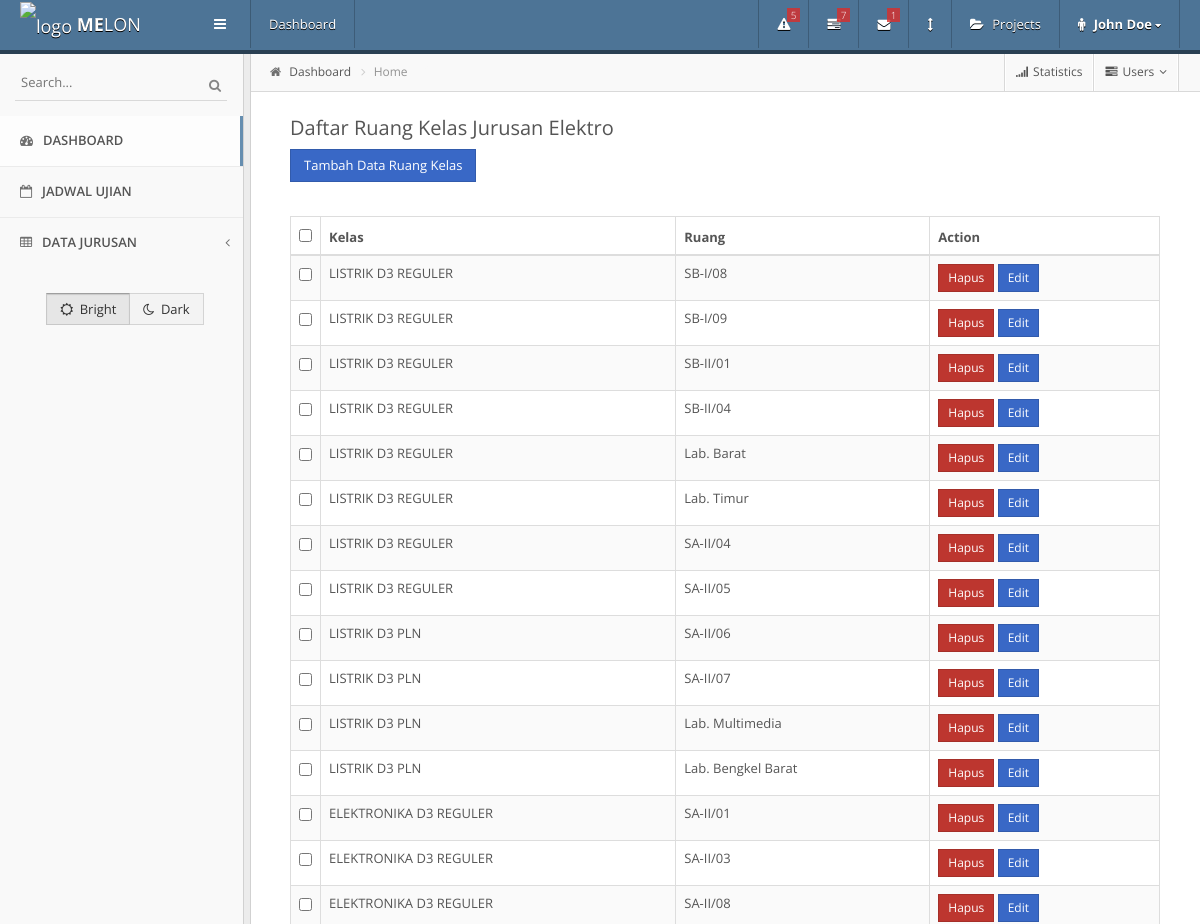
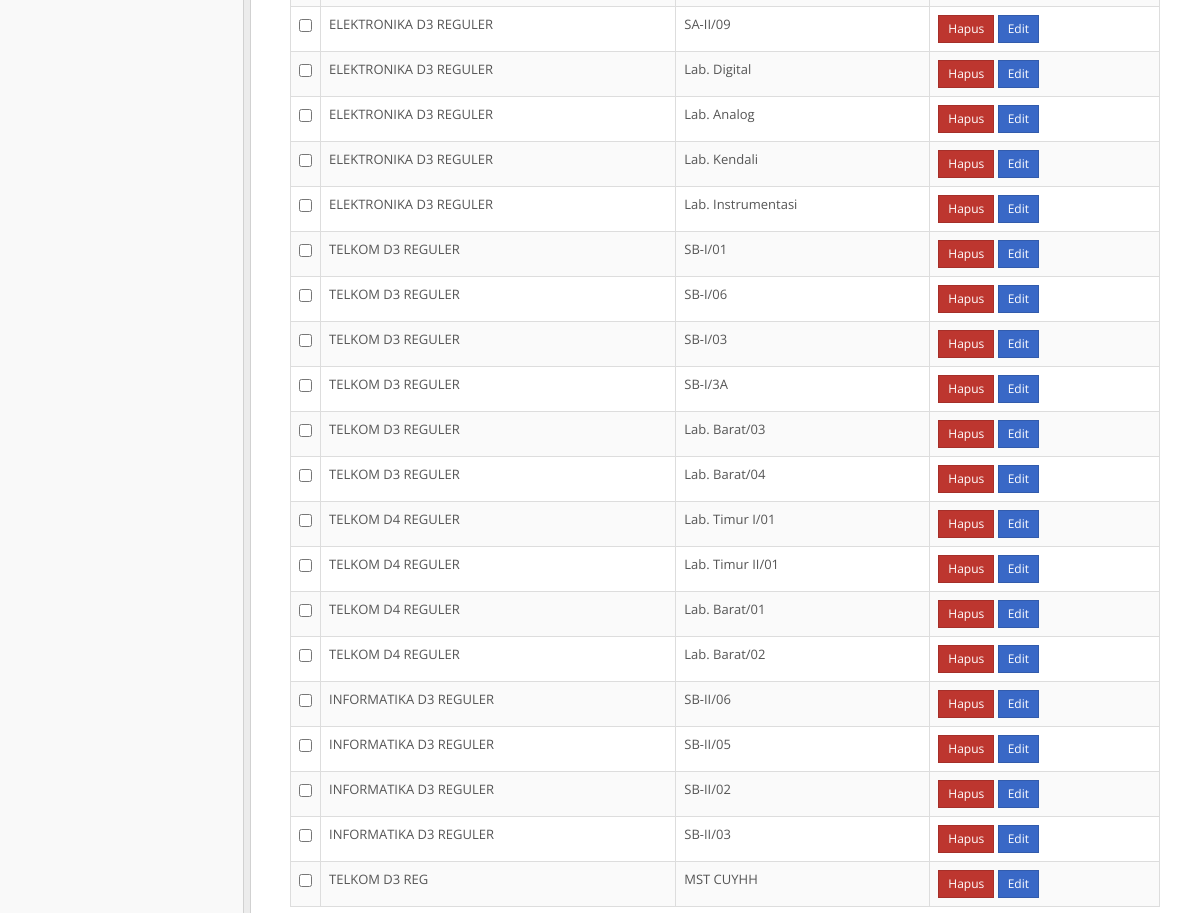
Screenshot of /index.php/ruangkelas with the database file from the repository (2 pictures, top to bottom).
### tables this page shows
CREATE TABLE `daftar_ruangkls` (
  `no` int(3) NOT NULL,
  `kelas` varchar(22) DEFAULT NULL,
  `ruang` varchar(30) DEFAULT NULL
);

### application/controllers/RuangKelas.php (called while the page is built, shortened)
<?php
class RuangKelas extends CI_Controller
{
    public function __construct()
    {
        $this->load->library('form_validation');
        $this->load->model('RuangKelas_model');
    }
    public function index()
    {
        $this->load->model('RuangKelas_model');
        $data['judul'] = 'Daftar Ruang Kelas Kuliah';
        $data['ruangkelas'] = $this->RuangKelas_model->getAllRuangKelas();
        $this->load->view('templates/header', $data);
        $this->load->view('ruangkelas/index', $data);
        $this->load->view('templates/footer');
    }
}
?>

### index.php (called while the page is built, shortened)
<?php
require_once BASEPATH.'core/CodeIgniter.php';

### application/models/RuangKelas_model.php (called while the page is built, shortened)
<?php
    class RuangKelas_model extends CI_Model
    {
        public function getAllRuangKelas()
        {
            $query = $this->db->get('daftar_ruangkls');
            return $query->result_array();
        }
    }
?>

### application/views/ruangkelas/index.php (the view, shortened to what this page needs)
<div class="container">
    <div class="page-header">
			<div class="page-title">
				<h3>Daftar Ruang Kelas Jurusan Elektro  </h3>
            <a href="<?=base_url();?>ruangkelas/tambah" class="btn btn-primary"> Tambah Data Ruang Kelas </a>
			</div>
    </div>
    <div class="row">
		<div class="col-md-12">
			<div class="widget-content">
				<table class="table table-striped table-bordered table-hover table-checkable datatable">
					<thead>
						<tr>
							<th class="checkbox-column">
								<input type="checkbox" class="uniform">
							</th>
							<th>Kelas</th>
							<th>Ruang</th>
							<th>Action</th>
						</tr>
					</thead>
					<tbody>
					<?php foreach($ruangkelas as $rkls) : ?>
						<tr>
							<td class="checkbox-column">
								<input type="checkbox" class="uniform">
							</td>
							<td><?= $rkls['kelas'];?> </td>
							<td><?= $rkls['ruang'];?> </td>
							<td>
							<a href="<?=base_url();?>ruangkelas/hapus/<?=$rkls['no'];?>" class="btn btn-sm btn-danger" onclick="return confirm('yaqin?'); ">Hapus</a>
							<a href="<?=base_url();?>ruangkelas/edit/<?=$rkls['no'];?>" class="btn btn-sm btn-primary">Edit</a>
							</td>
						</tr>
					<?php endforeach; ?>
					</tbody>
				</table>
			</div>
		</div>
	</div>
</div>

### application/views/templates/header.php (shortened to what this page needs)
<!DOCTYPE html>
<html lang="en">
<head>
	<link href="<?= base_url()?>templates/bootstrap/css/bootstrap.min.css" rel="stylesheet" type="text/css" />
	<link href="<?= base_url()?>templates/assets/css/main.css" rel="stylesheet" type="text/css" />
	<link href="<?= base_url()?>templates/assets/css/plugins.css" rel="stylesheet" type="text/css" />
	<link href="<?= base_url()?>templates/assets/css/responsive.css" rel="stylesheet" type="text/css" />
	<link href="<?= base_url()?>templates/assets/css/icons.css" rel="stylesheet" type="text/css" />
	<link rel="stylesheet" href="<?= base_url()?>templates/assets/css/fontawesome/font-awesome.min.css">
</head>
<body>
	<header class="header navbar navbar-fixed-top" role="banner">
		<div class="container">
			<a class="navbar-brand" href="<?= base_url()?>">
				<img src="<?= base_url()?>templates/assets/img/logo.png" alt="logo" />
				<strong>ME</strong>LON
			</a>
			<a href="#" class="toggle-sidebar bs-tooltip" data-placement="bottom" data-original-title="Toggle navigation">
				<i class="icon-reorder"></i>
			</a>
			<ul class="nav navbar-nav navbar-left hidden-xs hidden-sm">
				<li>
					<a href="<?= base_url()?>">
						Dashboard
					</a>
				</li>
			</ul>
			<ul class="nav navbar-nav navbar-right">
				<li class="dropdown">
					<a href="#" class="dropdown-toggle" data-toggle="dropdown">
						<i class="icon-warning-sign"></i>
						<span class="badge">5</span>
					</a>
				</li>
				<li class="dropdown hidden-xs hidden-sm">
					<a href="#" class="dropdown-toggle" data-toggle="dropdown">
						<i class="icon-tasks"></i>
						<span class="badge">7</span>
					</a>
				</li>
				<li class="dropdown hidden-xs hidden-sm">
					<a href="#" class="dropdown-toggle" data-toggle="dropdown">
						<i class="icon-envelope"></i>
						<span class="badge">1</span>
					</a>
				</li>
				<li>
					<a href="#" class="dropdown-toggle row-bg-toggle">
						<i class="icon-resize-vertical"></i>
					</a>
				</li>
				<li class="dropdown">
					<a href="#" class="project-switcher-btn dropdown-toggle">
						<i class="icon-folder-open"></i>
						<span>Projects</span>
					</a>
				</li>
				<li class="dropdown user">
					<a href="#" class="dropdown-toggle" data-toggle="dropdown">
						<i class="icon-male"></i>
						<span class="username">John Doe</span>
						<i class="icon-caret-down small"></i>
					</a>
				</li>
			</ul>
		</div>
	</header>
	<div id="container">
		<div id="sidebar" class="sidebar-fixed">
			<div id="sidebar-content">
				<form class="sidebar-search">
					<div class="input-box">
						<button type="submit" class="submit">
							<i class="icon-search"></i>
						</button>
						<span>
							<input type="text" placeholder="Search...">
						</span>
					</div>
				</form>
				<ul id="nav">
					<li class="current">
						<a href="<?= base_url()?>">
							<i class="icon-dashboard"></i>
							Dashboard
						</a>
					</li>
					<li>
						<a href="<?= base_url()?>jadwal">
							<i class="icon-calendar-empty"></i>
							Jadwal Ujian
						</a>
					</li>
					<li>
						<a href="javascript:void(0);">
							<i class="icon-table"></i>
							Data Jurusan
						</a>
					</li>
				</ul>
				<div class="sidebar-widget align-center">
					<div class="btn-group" data-toggle="buttons" id="theme-switcher">
						<label class="btn active">
							<input type="radio" name="theme-switcher" data-theme="bright"><i class="icon-sun"></i> Bright
						</label>
						<label class="btn">
							<input type="radio" name="theme-switcher" data-theme="dark"><i class="icon-moon"></i> Dark
						</label>
					</div>
				</div>
			</div>
			<div id="divider" class="resizeable"></div>
		</div>
		<div id="content">
			<div class="container">
				<div class="crumbs">
					<ul id="breadcrumbs" class="breadcrumb">
						<li>
							<i class="icon-home"></i>
							<a href="<?= base_url()?>">Dashboard</a>
						</li>
						<li class="current">
							<a href="pages_calendar.html" title="">Home</a>
						</li>
					</ul>
					<ul class="crumb-buttons">
						<li><a href="charts.html" title=""><i class="icon-signal"></i><span>Statistics</span></a></li>
						<li class="dropdown"><a href="#" title="" data-toggle="dropdown"><i class="icon-tasks"></i><span>Users</span><i class="icon-angle-down left-padding"></i></a>
						</li>
					</ul>
				</div>

### rows the page displays
daftar_ruangkls: kelas "LISTRIK D3 REGULER", ruang "SB-I/08"
daftar_ruangkls: kelas "LISTRIK D3 REGULER", ruang "SB-I/09"
daftar_ruangkls: kelas "LISTRIK D3 REGULER", ruang "SB-II/01"
daftar_ruangkls: kelas "LISTRIK D3 REGULER", ruang "SB-II/04"
daftar_ruangkls: kelas "LISTRIK D3 REGULER", ruang "Lab. Barat"
daftar_ruangkls: kelas "LISTRIK D3 REGULER", ruang "Lab. Timur"
daftar_ruangkls: kelas "LISTRIK D3 REGULER", ruang "SA-II/04"
daftar_ruangkls: kelas "LISTRIK D3 REGULER", ruang "SA-II/05"
daftar_ruangkls: kelas "LISTRIK D3 PLN", ruang "SA-II/06"
daftar_ruangkls: kelas "LISTRIK D3 PLN", ruang "SA-II/07"
daftar_ruangkls: kelas "LISTRIK D3 PLN", ruang "Lab. Multimedia"
daftar_ruangkls: kelas "LISTRIK D3 PLN", ruang "Lab. Bengkel Barat"
daftar_ruangkls: kelas "ELEKTRONIKA D3 REGULER", ruang "SA-II/01"
daftar_ruangkls: kelas "ELEKTRONIKA D3 REGULER", ruang "SA-II/03"
daftar_ruangkls: kelas "ELEKTRONIKA D3 REGULER", ruang "SA-II/08"
daftar_ruangkls: kelas "ELEKTRONIKA D3 REGULER", ruang "SA-II/09"
daftar_ruangkls: kelas "ELEKTRONIKA D3 REGULER", ruang "Lab. Digital"
daftar_ruangkls: kelas "ELEKTRONIKA D3 REGULER", ruang "Lab. Analog"
daftar_ruangkls: kelas "ELEKTRONIKA D3 REGULER", ruang "Lab. Kendali"
daftar_ruangkls: kelas "ELEKTRONIKA D3 REGULER", ruang "Lab. Instrumentasi"
daftar_ruangkls: kelas "TELKOM D3 REGULER", ruang "SB-I/01"
daftar_ruangkls: kelas "TELKOM D3 REGULER", ruang "SB-I/06"
daftar_ruangkls: kelas "TELKOM D3 REGULER", ruang "SB-I/03"
daftar_ruangkls: kelas "TELKOM D3 REGULER", ruang "SB-I/3A"
daftar_ruangkls: kelas "TELKOM D3 REGULER", ruang "Lab. Barat/03"
daftar_ruangkls: kelas "TELKOM D3 REGULER", ruang "Lab. Barat/04"
daftar_ruangkls: kelas "TELKOM D4 REGULER", ruang "Lab. Timur I/01"
daftar_ruangkls: kelas "TELKOM D4 REGULER", ruang "Lab. Timur II/01"
daftar_ruangkls: kelas "TELKOM D4 REGULER", ruang "Lab. Barat/01"
daftar_ruangkls: kelas "TELKOM D4 REGULER", ruang "Lab. Barat/02"
daftar_ruangkls: kelas "INFORMATIKA D3 REGULER", ruang "SB-II/06"
daftar_ruangkls: kelas "INFORMATIKA D3 REGULER", ruang "SB-II/05"
daftar_ruangkls: kelas "INFORMATIKA D3 REGULER", ruang "SB-II/02"
daftar_ruangkls: kelas "INFORMATIKA D3 REGULER", ruang "SB-II/03"
daftar_ruangkls: kelas "TELKOM D3 REG", ruang "MST CUYHH"
